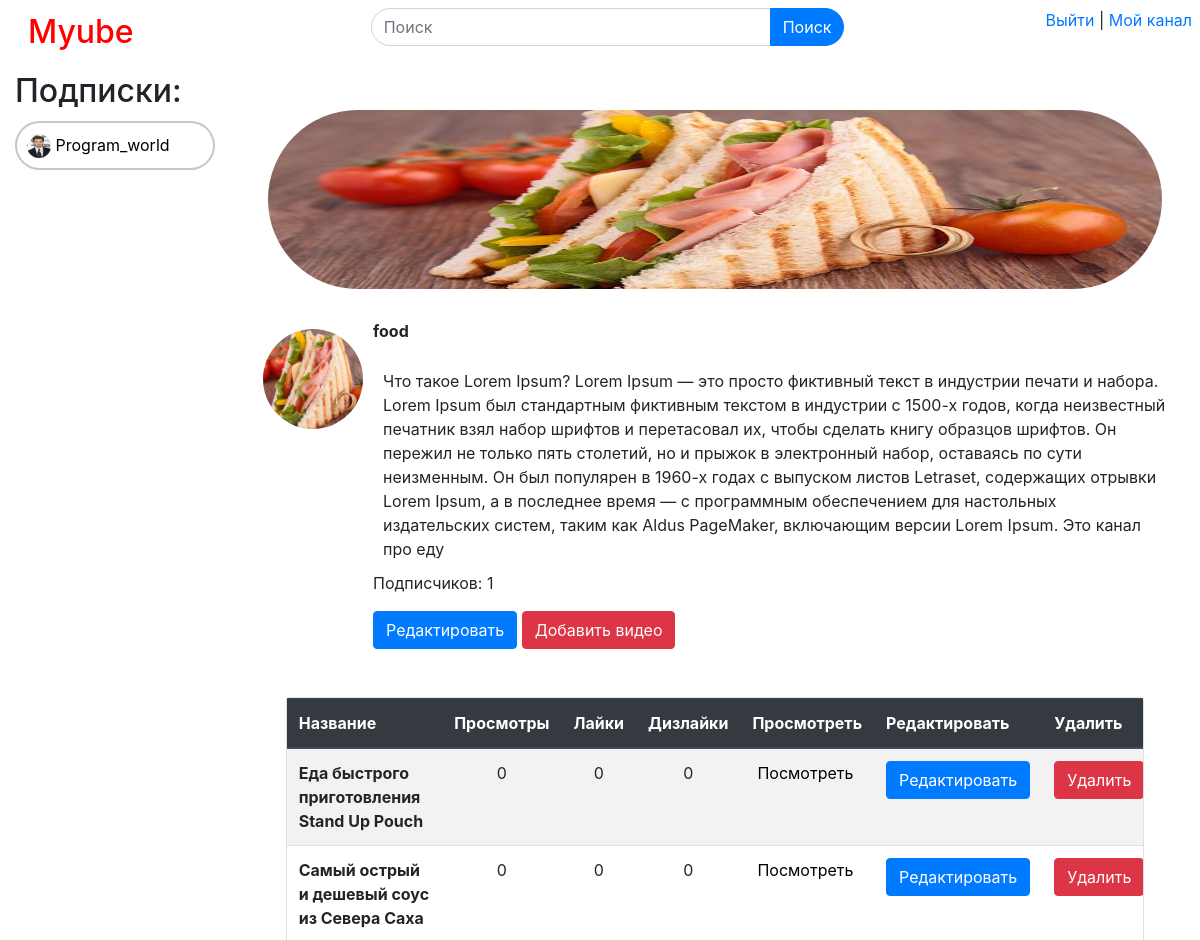
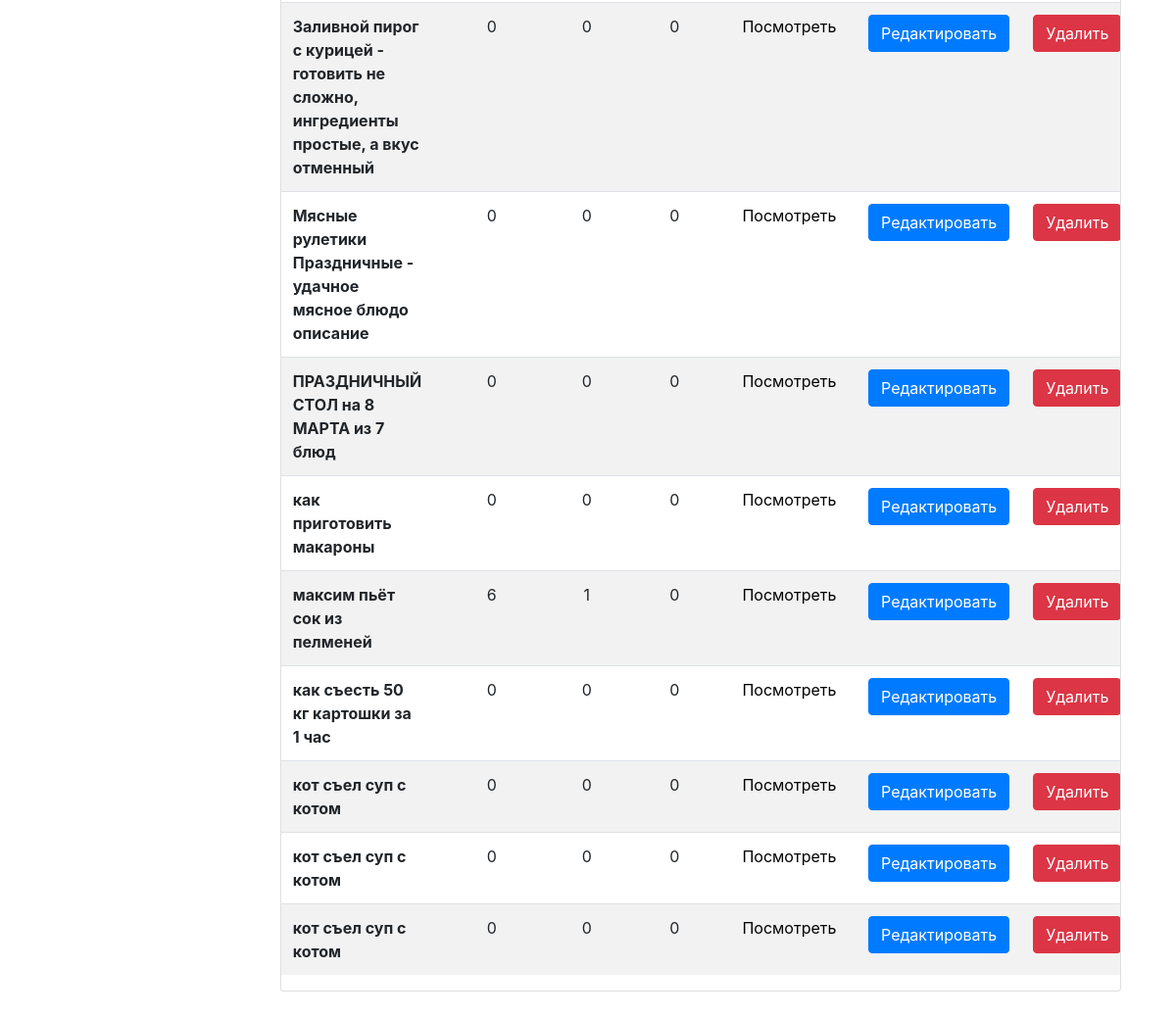
/mychannel/ (signed in), run on the app's committed database (2 pictures, top to bottom).
### videos/models.py (models this page shows, shortened)
class Subscription(models.Model):
    user = models.ForeignKey(get_user_model(), on_delete=models.CASCADE)
    channel = models.ForeignKey(Channel, on_delete=models.CASCADE)
    class Meta:
        unique_together = ('user', 'channel')

class Channel(models.Model):
    user = models.OneToOneField(get_user_model(), on_delete=models.CASCADE, unique=True)
    name = models.CharField(max_length=255)
    overview = models.TextField()
    small_image = models.ImageField(upload_to='channel_images/small/')
    large_image = models.ImageField(upload_to='channel_images/large/')
    slug = models.SlugField(max_length=255, unique=True, blank=True)

class Videos(models.Model):
    title = models.TextField(max_length=250, verbose_name="Название")
    channel = models.ForeignKey('Channel', on_delete=models.CASCADE)
    overview = models.TextField(verbose_name="Описание")
    slug = models.SlugField(max_length=255, unique=True, blank=True)
    video_file = models.FileField(upload_to='videos/', validators=[FileExtensionValidator(allowed_extensions=['mp4', 'avi', 'webm', 'flv', 'mkv'])])
    converted_video_file_144 = models.FileField(upload_to='videos/', null=True, default=None)
    converted_video_file_380 = models.FileField(upload_to='videos/', null=True, default=None)
    converted_video_file_720 = models.FileField(upload_to='videos/', null=True, default=None)
    banner = models.ImageField(null=True)
    subtitles = models.FileField(upload_to='videos/', null=True, default=None)
    ready = models.BooleanField(default=False)
    views = models.PositiveIntegerField(default=0)
    likes = models.PositiveIntegerField(default=0)
    dislikes = models.PositiveIntegerField(default=0)
    created_at = models.DateTimeField(auto_now_add=True)
    def get_absolute_url(self):
        return reverse('video_detail', kwargs={'slug': self.slug})

### videos/views.py (the view)
# urls.py: path('mychannel/', views.mychannel, name='mychannel'),
@login_required
def mychannel(request):
    try:
        channel = Channel.objects.get(user=request.user)
    except Channel.DoesNotExist:
        return redirect('create_channel')
    videos = Videos.objects.filter(channel=channel).order_by('-created_at')
    subscribers_count = Subscription.objects.filter(channel=channel).count()
    if request.method == 'POST':
        video_id = request.POST.get('video_id')
        video = get_object_or_404(Videos, id=video_id, channel=channel)
        video.delete()
        return redirect('mychannel')
    return render(request, 'mychannel.html', {'channel': channel, 'videos': videos, 'subscribers_count': subscribers_count})

### videos/context_processors.py (called while the page is built)
def get_subscribes_context(request):
    m = Subscription.objects.all()
    return {'s':  m}

### videos/templates/mychannel.html (shortened to what this page needs)
{% extends 'base.html' %}
{% block content %}
    <img class="img-fluid" id="image" src="{{ channel.large_image.url }}" style="--element-width: calc(100% - 60px); width: var(--element-width); height: 300px;border-radius:100px; margin: 30px;" alt="{{ channel.name }}">
    <div class="container">
        <div class="my_container">
            <div class="my_item"><img class="rounded-circle" style="object-fit: cover; width: 100px; height: 100px" src="{{ channel.small_image.url }}" alt="{{ channel.name }}"></div>
            <div>
                <p class="font-weight-bold">{{ channel.name }}</p>
                <div class="my_item" class="text-left">{{ channel.overview }}</div>
                <p>Подписчиков: {{ subscribers_count }}</p>
                <div class="meny-container">
                    <button type="button" class="btn btn-primary" onclick="showIframePopup()">Редактировать</button>
                    <button type="button" class="btn btn-danger" onclick="addvideo_showIframePopup()">Добавить видео</button>
                </div>
            </div>
        </div>
    </div>
    <div class="card" style="margin: 5%;">
        <table class="table table-striped table-responsive">
            <thead class="thead-dark">
                <tr>
                <th scope="col" width="30%">Название</th>
                <th scope="col" width="7%">Просмотры</th>
                <th scope="col" width="7%">Лайки</th>
                <th scope="col" width="7%">Дизлайки</th>
                <th scope="col" width="7%">Просмотреть</th>
                <th scope="col" width="7%">Редактировать</th>
                <th scope="col" width="7%">Удалить</th>
                </tr>
            </thead>
            <tbody>
                {% for video in videos %}
                    {% if video.ready %}
                        <tr>
                            <th scope="row">{{ video.title }}</th>
                            <td style="text-align: center;">{{ video.views }}</td>
                            <td style="text-align: center;">{{ video.likes }}</td>
                            <td style="text-align: center;">{{ video.dislikes }}</td>
                            <td><a class="item" href="{{ video.get_absolute_url }}">Посмотреть</a></td>
                            <td>
                                <button type="button" class="btn btn-primary" onclick="showIframePopup{{ video.id }}()">Редактировать</button>
                            </td>
                            <td>
                                <form method="post">
                                    <button type="submit"  class="btn btn-danger">Удалить</button>
                                </form>
                            </td>
                        </tr>
                    {% else %}
                        <tr>
                            <td colspan="7">Видео обрабатывается</td>
                        </tr>
                    {% endif %}
                {% endfor %}
      </tbody>
        </table>
    </div>
{% endblock %}

### mytube/templates/base.html (shortened to what this page needs)
<!DOCTYPE html>
<html lang="ru" style="height: 100%;">
<head>
    <link rel="stylesheet" href="https://cdn.jsdelivr.net/npm/bootstrap@4.3.1/dist/css/bootstrap.min.css">
</head>
<body style="height: 100%;">
<div class="big_navbar">
    <div class="d-flex justify-content-between">
        <div class="p-2 bd-highlight">
            <a class="navbar-brand" href="/"><p class="h2" style="color: red; padding: 0 20px;">Myube</p></a>
        </div>
        <div class="p-2 bd-highlight">
            <form action="{% url 'search' %}" method="get">
                <div class="form-row align-items-center">
                    <div class="col-auto">
                        <div class="input-group mb-2">
                            <input type="text" name="query" class="form-control " id="inlineFormInputGroup" style="border-radius: 150px 0 0 150px; width: 400px" placeholder="Поиск">
                            <div class="input-group-append">
                                <button type="submit" class="btn btn-primary mb-2" style="border-radius: 0 150px 150px 0;">Поиск</button>
                            </div>
                        </div>
                  </div>
                </div>
            </form>
        </div>
        <div class="p-2 bd-highlight">
            {% if user.is_authenticated %}
                <a href="{% url 'logout' %}">Выйти</a> | <a href="{% url 'mychannel' %}">Мой канал</a>
            {% else %}
                <a href="{% url 'social:begin' 'google-oauth2' %}">Войти</a>
            {% endif %}
        </div>
    </div>
</div>
    <div class="d-flex flex-row bd-highlight mb-2" style="">
        <div class="p-2 bd-highlight big_navbar" style="padding: 0 !important; height: 100%;background-color: white;">
            <div class="container" style="background-color: white;">
                <h2>Подписки:</h2>
                {% for i in s %}
                {% if i.user.id == user.id %}
                <div class="card" style="width: 200px; border-radius: 30px; margin: 10px 0; border: 2px solid #81626261;">
                    <a style="color: black;text-decoration: none;" href="{% url 'chanel' slug=i.channel.slug %}">
                        <div class="card-body" style="width: 200px; overflow: hidden; white-space: nowrap; text-overflow: ellipsis; padding: 10px;">
                            <img class="img rounded-circle" style="width: 24px; height: 24px;" src="{{ i.channel.large_image.url }}" alt="">
                            {{ i.channel.name }}
                        </div>
                    </a>
                </div>
                {% endif %}
                {% endfor %}
            </div>
        </div>
        <div class="p-2 bd-highlight" style="width: 100%">
            {% block content %}
            {% endblock %}
        </div>
    </div>
</body>
</html>

### mytube/templates/base.html (style rules this page uses)
.big_navbar { display: block; }

### videos/templates/mychannel.html (style rules this page uses)
.item { padding: 5px; color: #000000; text-decoration: none; }
.my_container { display: flex; }
.my_item { padding: 10px }

### data on the page
Subscription: channel.large_image (picture), channel.name "Program_world"
Channel: large_image (picture), small_image (picture), name "food", overview "Что такое Lorem Ipsum? Lorem Ipsum — это просто фиктивный текст в индустрии печати и набора. Lorem Ipsum был стандартным фиктивным текстом в индустрии с 1500-х годов, когда неизвестный печатник взял набор шрифтов и перетасовал их, чтобы сделать книгу образцов шрифтов. Он пережил не только пять столетий, но и прыжок в электронный набор, оставаясь по сути неизменным. Он был популярен в 1960-х годах с выпуском листов Letraset, содержащих отрывки Lorem Ipsum, а в последнее время — с программным обеспечением для настольных издательских систем, таким как Aldus PageMaker, включающим версии Lorem Ipsum. Это канал про еду"
Videos: title "Еда быстрого приготовления Stand Up Pouch", views "0", likes "0", dislikes "0"
Videos: title "Самый острый и дешевый соус из Севера Саха", views "0", likes "0", dislikes "0"
Videos: title "Заливной пирог с курицей - готовить не сложно, ингредиенты простые, а вкус отменный", views "0", likes "0", dislikes "0"
Videos: title "Мясные рулетики Праздничные - удачное мясное блюдо описание", views "0", likes "0", dislikes "0"
Videos: title "ПРАЗДНИЧНЫЙ СТОЛ на 8 МАРТА из 7 блюд", views "0", likes "0", dislikes "0"
Videos: title "как приготовить макароны", views "0", likes "0", dislikes "0"
Videos: title "максим пьёт сок из пелменей", views "6", likes "1", dislikes "0"
Videos: title "как съесть 50 кг картошки за 1 час", views "0", likes "0", dislikes "0"
Videos: title "кот съел суп с котом", views "0", likes "0", dislikes "0"
Videos: title "кот съел суп с котом", views "0", likes "0", dislikes "0"
Videos: title "кот съел суп с котом", views "0", likes "0", dislikes "0"

### other printed values
{{ subscribers_count }} "1"
